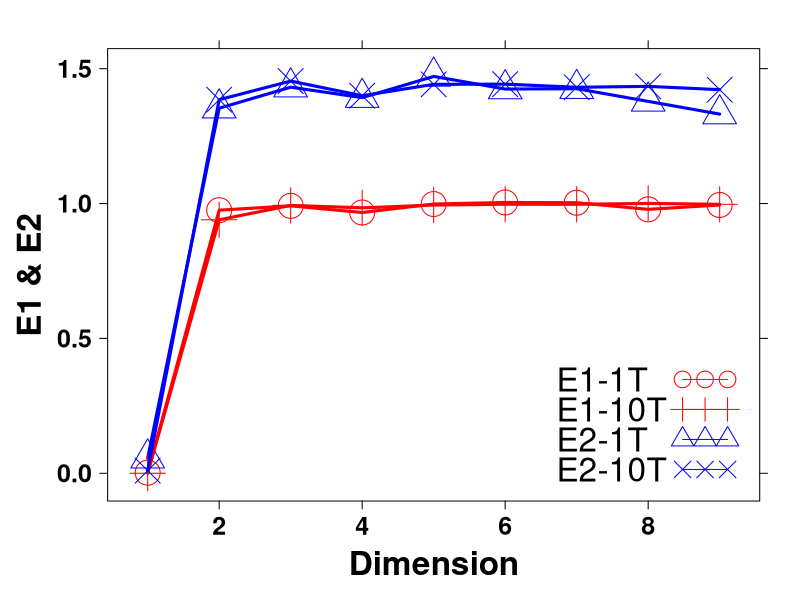

This figure's R source:
library(lattice) ##xyplot

data <- NULL;

setwd(getwd()); # set and get the current working directory
E1_N1000 <-read.csv('E1_f_N1000.dat', sep='', header=FALSE);
E2_N1000 <-read.csv('E2_f_N1000.dat', sep='', header=FALSE);
E1_N10000 <-read.csv('E1_f_N10000.dat', sep='', header=FALSE);
E2_N10000 <-read.csv('E2_f_N10000.dat', sep='', header=FALSE);
#If sep = "" (the default for read.table) the separator is ‘white space’, 
#that is one or more spaces, tabs, newlines or carriage returns.

data$samples <- E1_N1000[,1];
data$E1_N1000 <- E1_N1000[,2];
data$E2_N1000 <- E2_N1000[,2];
data$E1_N10000 <- E1_N10000[,2];
data$E2_N10000 <- E2_N10000[,2];


 png(filename="plote1e2values.png", height=700, width=1200,bg="white")
 
xyplot(data$E1_N1000 + data$E2_N1000 +data$E1_N10000 +data$E2_N10000  ~ data$samples, 
       type = "b", lwd=3,
       pch=1:4, # control the plot characters
       cex=3, # control the characther expansion for characters
       col= c('red', 'blue'), #col: Control the colors of symbols
       
       main=list(label="", cex=2.5), #Control the character expansion ratio (cex)
       xlab=list(label="Dimension",  font=2, cex=2),
       ylab=list(label="E1 & E2",  font=2, cex=2),
       scales=list(font=2, cex=1.5),# size of the number labels from the x-y axes
     
     ## LABELS
     key=list(
       text = list(c("E1-1T", "E1-10T", "E2-1T","E2-10T")), 
       lines = list(pch=c(1,3,2,4), col= c('red','red','blue','blue')), type="b",
       cex=2, # control the character expansion  of the symbols
       corner=c(0.95,0.05) # position
     )
     
     )

 dev.off() # Turn off device driver (to flush output to PNG)
